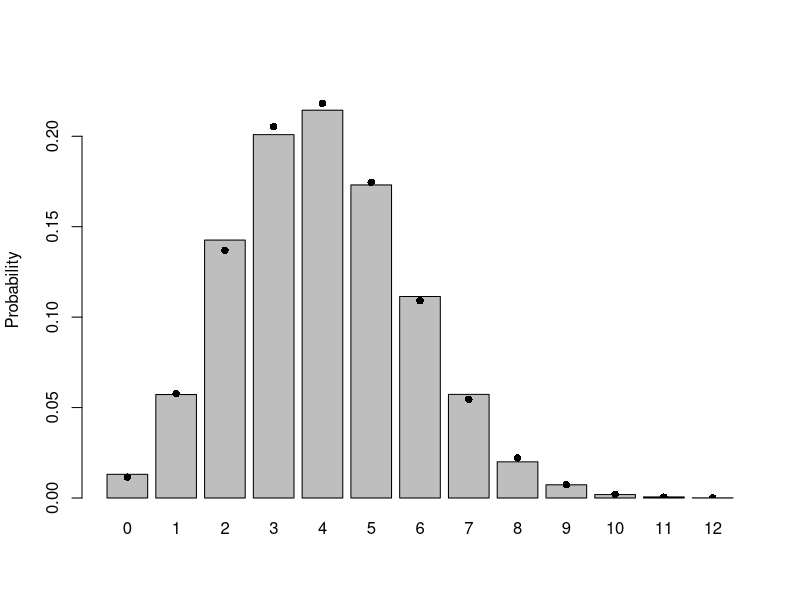
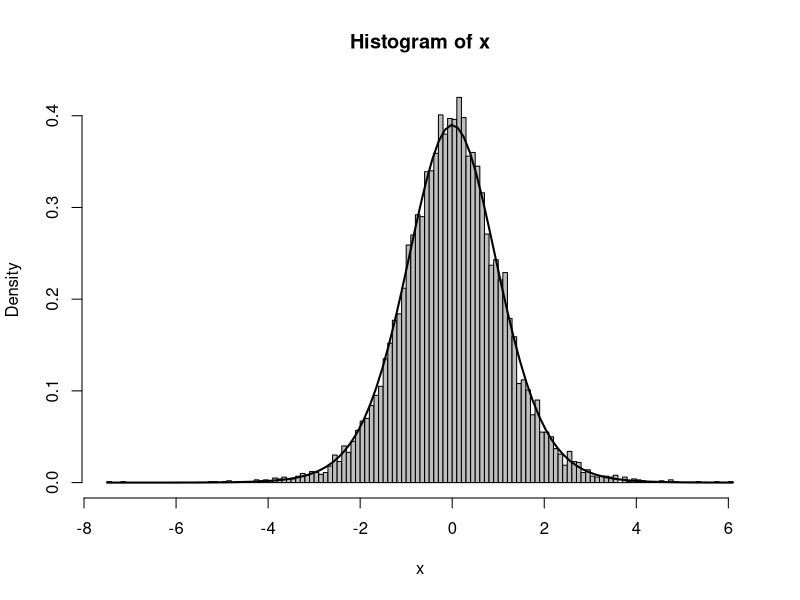

The R script that drew these images, in order:
## ---- chunk 1
N=20; p=0.2
x = rbinom(10000,prob=p,size=N)
tx = table(factor(x,levels=0:12))/10000
b1 = barplot(tx,ylim=c(0,0.23),ylab="Probability")
points(b1,dbinom(0:12,prob=p,size=N),pch=16)
## ---- chunk 2
var_vals=1/rgamma(10000,shape=5,scale=1/5)
sd_vals = sqrt(var_vals)
x = rnorm(10000,mean=0,sd=sd_vals)
hist(x,prob=TRUE,breaks=100,col="gray")
curve(dt(x,df=11),add=TRUE,lwd=2)
